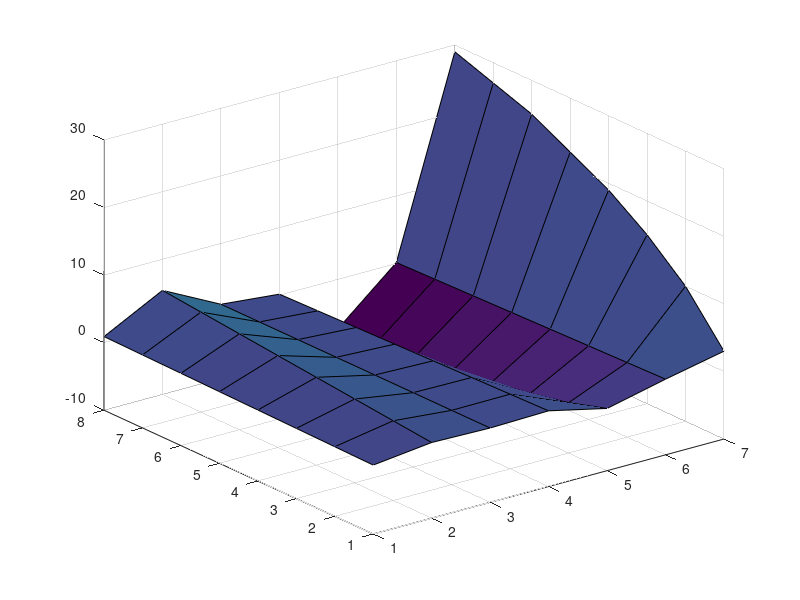

Reproduce this figure in MATLAB.


% power offset calc for 128

% para
R = 0.2:0.1:0.9;
Nprb = 100;
Nre = 8;


% calc
rho_crs = 6*R;
rho_A = 100.0/Nprb;
rho_B = 1200*(1-R)/(Nprb*Nre);


Pa_dB = 10*log10(100.0./(Nprb*6*R));
Pb = 12*(1-R)./Nre;

deltaAD = round(40*log10(rho_crs));

deltaAD_hex = -dec2hex(deltaAD);

result = [R;rho_crs;repmat(rho_A,[1,size(R,2)]);rho_B;Pa_dB;Pb;deltaAD].';

figure();
surf(result);
grid on;




